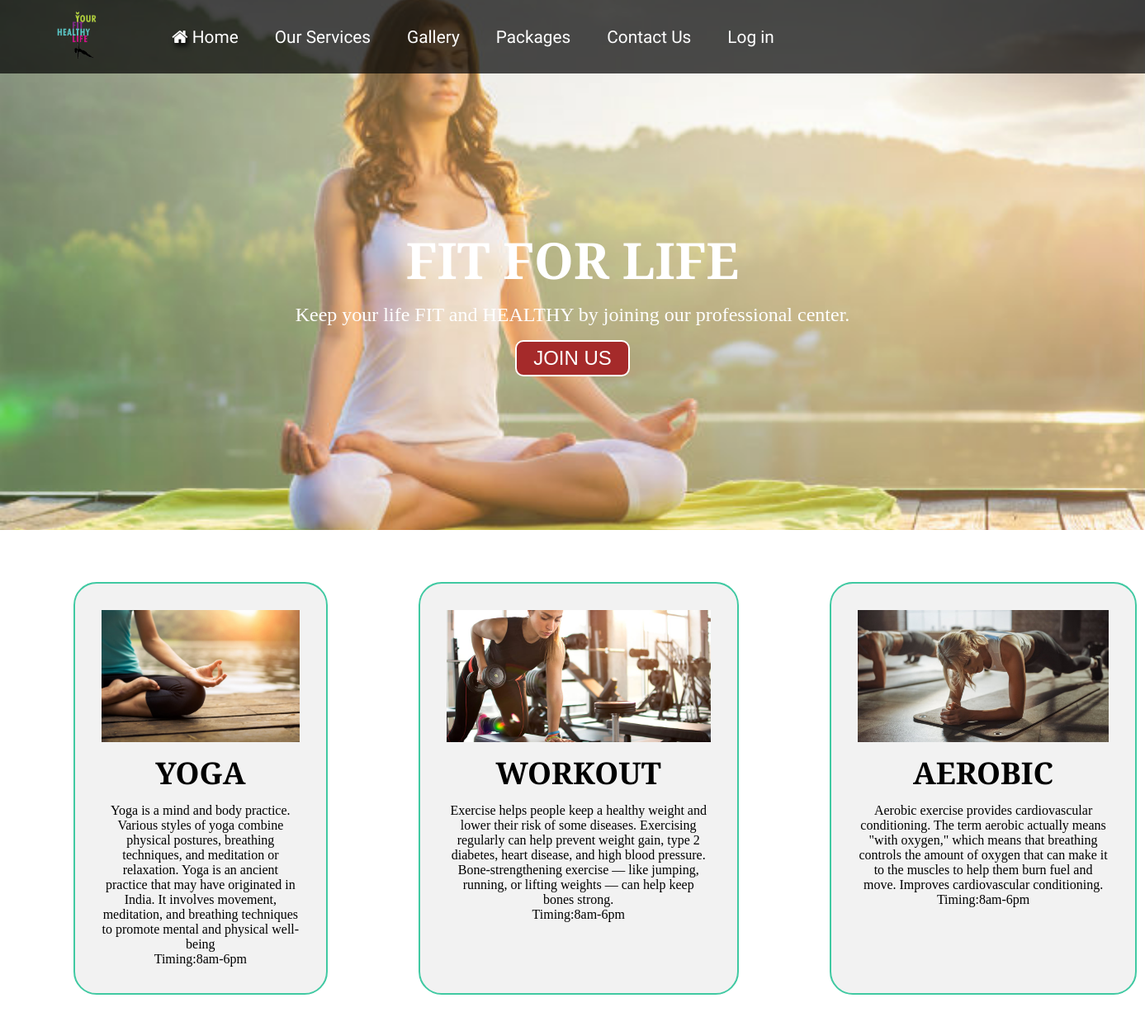
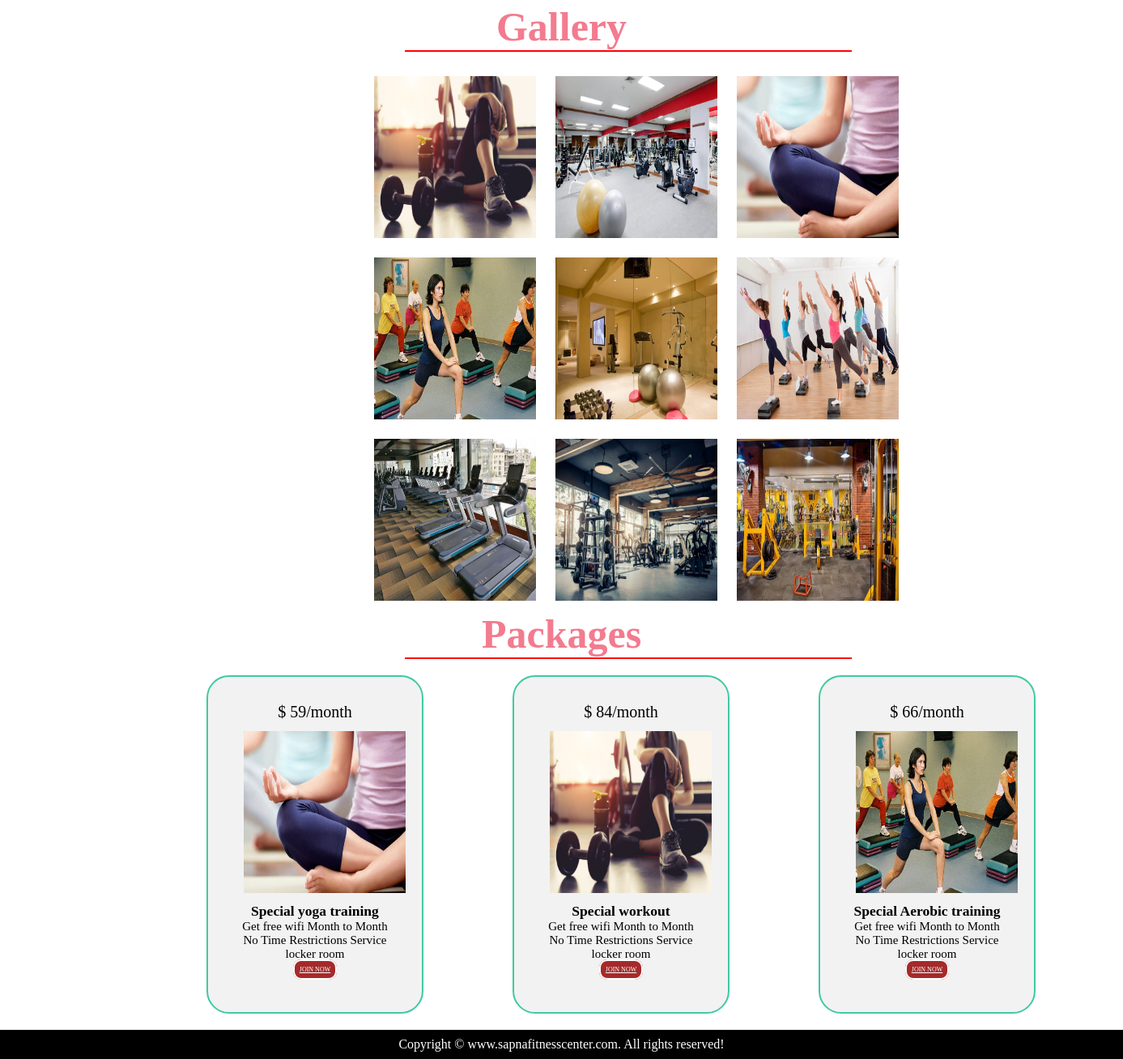
The page / on the database its author committed (2 pictures, top to bottom).
### tables this page shows
CREATE TABLE IF NOT EXISTS `packages` (
  `id` int(11) NOT NULL AUTO_INCREMENT,
  `price` int(11) NOT NULL,
  `img` text NOT NULL,
  `discription` text NOT NULL,
  `heading` text NOT NULL,
  PRIMARY KEY (`id`)
);

### index.php (the view, shortened to what this page needs)
<!DOCTYPE html>
<html lang="en">
<head>
    <link rel="stylesheet" href="sapna.css">
    <link rel="stylesheet" href="https://cdnjs.cloudflare.com/ajax/libs/font-awesome/4.7.0/css/font-awesome.min.css">
</head>
<body>
    <nav id="navbar">
        <div id="logo">
            <img src="logo1.png" alt="Physical fitness.com">
        </div>
        <ul>
            <li class="item"><a href="#home"><i class="fa fa-home"></i> Home</a></li>
            <li class="item"><a href="services.php"> Our Services</a></li>
            <li class="item"><a href="#gallery-container">Gallery</a></li>
            <li class="item"><a href="#packages-container">Packages</a></li>
            <li class="item"><a href="contact.php">Contact Us</a></li>
            <li class="item"><a href="login.php">Log in</a></li>
        </ul>
    </nav>
    <section id="home">
        <h1 class="h-primary">FIT FOR LIFE</h1>
        <p>Keep your life FIT and HEALTHY by joining our professional center.</p>
        <button class="btn">JOIN US</button>
    </section>
    <section id="services-container">
        <h1 class="h-primary center"></h1>
        <div id="services">
            <div class="box">
                <img src="a.jpeg" alt="">
                <h2 class="h-secondary center">YOGA</h2>
                <p class="center"> Yoga is a mind and body practice. Various styles of yoga combine physical postures, breathing techniques, and meditation or relaxation. Yoga is an ancient practice that may have originated in India. It involves movement, meditation, and breathing techniques to promote mental and physical well-being</p>
                <p class="center">Timing:8am-6pm</p>
            </div>
            <div class="box">
                <img src="b.jpeg" alt="">
                <h2 class="h-secondary center">WORKOUT</h2>
                <p class="center">Exercise helps people keep a healthy weight and lower their risk of some diseases. Exercising regularly can help prevent weight gain, type 2 diabetes, heart disease, and high blood pressure. Bone-strengthening exercise — like jumping, running, or lifting weights — can help keep bones strong.</p>
                    <p class="center">Timing:8am-6pm</p>
            </div>
            <div class="box">
                <img src="c.jpeg" alt="">
                <h2 class="h-secondary center">AEROBIC</h2>
                <p class="center">Aerobic exercise provides cardiovascular conditioning. The term aerobic actually means "with oxygen," which means that breathing controls the amount of oxygen that can make it to the muscles to help them burn fuel and move. Improves cardiovascular conditioning.</p>
                    <p class="center">Timing:8am-6pm</p>
            </div>
        </div>
    </section>
    <section>
        <div class="gallery-container" id="gallery-container">
            <h2 class="head3">Gallery</h2>
            <hr border="3" color="red" width="550px"><br>
            <div class="sec">
           <div class="img"><img src="img.1.jpeg"></div>
           <div class="img"><img src="img.2.jpeg"></div>
           <div class="img"><img src="img.3.jpeg"></div>
           </div>
           <div class="sec">
           <div class="img"><img src="img.4.jpeg"></div>
           <div class="img"><img src="img.5.jpeg"></div>
           <div class="img"><img src="img.6.jpeg"></div>
           </div>
           <div class="sec">
           <div class="img"><img src="img1.jpg"></div>
           <div class="img"><img src="img2.jpg"></div>
           <div class="img"><img src="img3.jpg"></div>
           </div>
    </section>
    <section>
        <div class="packages-container" id="packages-container">
            <h2 class="pack">Packages</h2>
            <hr border="3" color="red" width="550px"><br>
            <div class="sap">
            <?php
$con=new mysqli("localhost","root","","fitness");
$q="SELECT * FROM packages";
$t=mysqli_query($con,$q);
    while($row =mysqli_fetch_assoc($t))
    {
        $id=$row['id'];
        $head=$row['heading'];
        $dis=$row['discription'];
        $price=$row['price'];
        $img=$row['img'];
        echo"
            <div class='box2'>
                <div class='inner'>
                    <div class='price-tag'>
                        $ $price/month
                    </div>
                    <div class='img'>
                        <img src='$img' alt='price'>
                    </div>
                    <div class='text'>
                        <h3>$head</h3>
                        <p>$dis</p>
                        <a href='payment.php?id=$id' class='bttn'>JOIN NOW</a>
                    </div>
                </div>
            </div>";
    }
            ?>
        </div>
        </div>
    </section>
    <footer>
        <div class="center">
            Copyright &copy; www.sapnafitnesscenter.com. All rights reserved!
        </div>
    </footer>
</body>
</html>

### sapna.css (style rules this page uses)
* { margin: 0; padding: 0; }
html { scroll-behavior: smooth; }
#logo { margin: 10px 34px; }
#logo img { height: 59px; margin: 3px 6px; }
#navbar { display: flex; align-items: center; position: sticky; top: 0px; }
#navbar::before { content: ""; background-color: black; position: absolute; top:0px; left:0px; height: 100%; width:100%; z-index: -1; opacity: 0.7; }
#navbar ul { display: flex; font-family: 'Baloo Bhai', cursive; }
#navbar ul li { list-style: none; font-size: 1.3rem; }
#navbar ul li a { color: white; display: block; padding: 3px 22px; border-radius: 20px; text-decoration: none; }
#home { display: flex; flex-direction: column; padding:3px 200px; height: 550px; justify-content: center; align-items: center; }
#home::before { content: ""; position: absolute; background: url('logo.jpeg') no-repeat center center/cover; height: 642px; top:0px; left:0px; width: 100%; z-index: -1; opacity:0.89; }
#home h1 { color:white; text-align: center; font-family: 'Bree Serif', serif; }
#home p { color:white; text-align: center; font-size: 1.5rem; font-family: 'Bree Serif', serif; }
#services { margin: 34px; display: flex; }
#services .box { border: 2px solid #40c9a2; padding: 32px; margin: 2px 55px; border-radius: 28px; background: #f2f2f2; margin-bottom: 20px; }
#services .box img { height: 160px; margin: auto; display: block; }
#services .box p { font-family: 'Bree Serif', serif; }
footer { background: black; color: white; padding: 9px 20px; }
.h-primary { font-family: 'Bree Serif', serif; font-size: 3.8rem; padding: 12px; }
.h-secondary { font-family: 'Bree Serif', serif; font-size: 2.3rem; padding: 12px; }
.btn { padding: 6px 20px; border: 2px solid white; background-color: brown; color: white; margin: 17px; font-size: 1.5rem; border-radius: 10px; cursor:pointer; }
.center { text-align: center; justify-content: center; }
i { text-shadow: 2px 4px 6px rgb(1, 0, 0); }
.fa { font-size: 50px; }
hr { margin-left: 500px; }
.head3 { text-align: center; font-size: 50px; color: rgb(243, 123, 143); }
.img img { margin: 2px; padding:10px; width: 200px; height:200px; display: flex; }
.sec { display: flex; margin-left: 450px; }
.pack { text-align: center; font-size: 50px; color: rgb(243, 123, 143); }
#packages-container .box2 { border: 2px solid #40c9a2; padding: 32px; margin: 2px 55px; border-radius: 28px; background: #f2f2f2; margin-bottom: 20px; justify-content: center; width:200px; height: 350px; }
.price-tag { text-align: center; font-size: 20px; color: black; }
.box2 .text { text-align: center; font-size: 15px; color: black; }
.sap { display: flex; margin-left: 200px; }
.bttn { padding: 6px; border: 2px solid white; background-color: brown; color: white; margin: 12px; font-size: 8px; border-radius: 10px; cursor:pointer; }

### rows shown on the page
packages: price "59", img (picture), heading "Special yoga training", discription "Get free wifi Month to Month No Time Restrictions Service locker room"
packages: price "84", shows a picture, heading "Special workout", discription "Get free wifi Month to Month No Time Restrictions Service locker room"
packages: price "66", img (picture), heading "Special Aerobic training", discription "Get free wifi Month to Month No Time Restrictions Service locker room"
